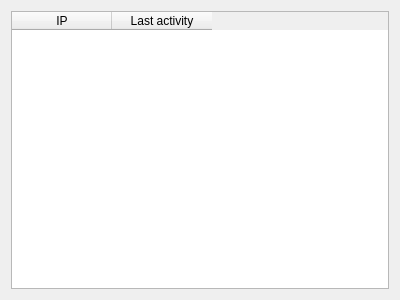
<?xml version="1.0" encoding="UTF-8"?>
<ui version="4.0">
 <class>ComputersWidget</class>
 <widget class="QWidget" name="ComputersWidget">
  <property name="geometry">
   <rect>
    <x>0</x>
    <y>0</y>
    <width>400</width>
    <height>300</height>
   </rect>
  </property>
  <property name="windowTitle">
   <string>Form</string>
  </property>
  <layout class="QVBoxLayout" name="verticalLayout">
   <item>
    <widget class="QTableWidget" name="computersTW">
     <property name="editTriggers">
      <set>QAbstractItemView::NoEditTriggers</set>
     </property>
     <property name="tabKeyNavigation">
      <bool>false</bool>
     </property>
     <property name="showDropIndicator" stdset="0">
      <bool>false</bool>
     </property>
     <property name="dragDropOverwriteMode">
      <bool>false</bool>
     </property>
     <property name="selectionMode">
      <enum>QAbstractItemView::SingleSelection</enum>
     </property>
     <property name="sortingEnabled">
      <bool>false</bool>
     </property>
     <property name="cornerButtonEnabled">
      <bool>false</bool>
     </property>
     <attribute name="horizontalHeaderHighlightSections">
      <bool>false</bool>
     </attribute>
     <attribute name="verticalHeaderHighlightSections">
      <bool>false</bool>
     </attribute>
     <column>
      <property name="text">
       <string>IP</string>
      </property>
     </column>
     <column>
      <property name="text">
       <string>Last activity</string>
      </property>
     </column>
    </widget>
   </item>
  </layout>
 </widget>
 <resources/>
 <connections/>
</ui>
